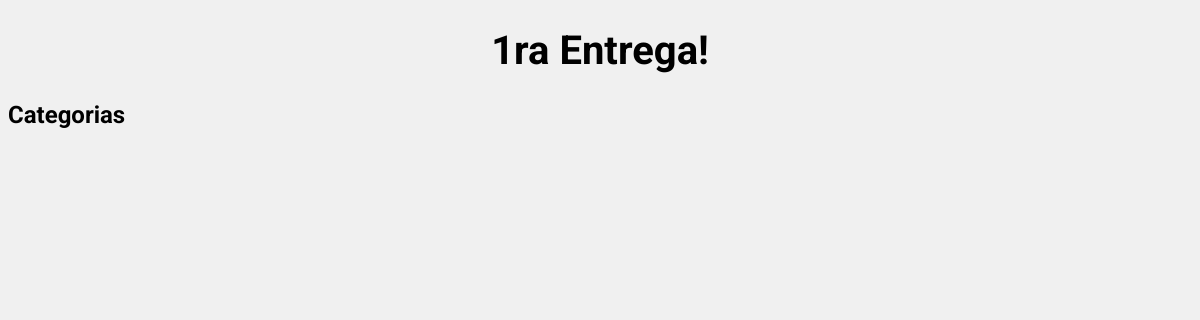
Before: /categorias/ with the older database file.
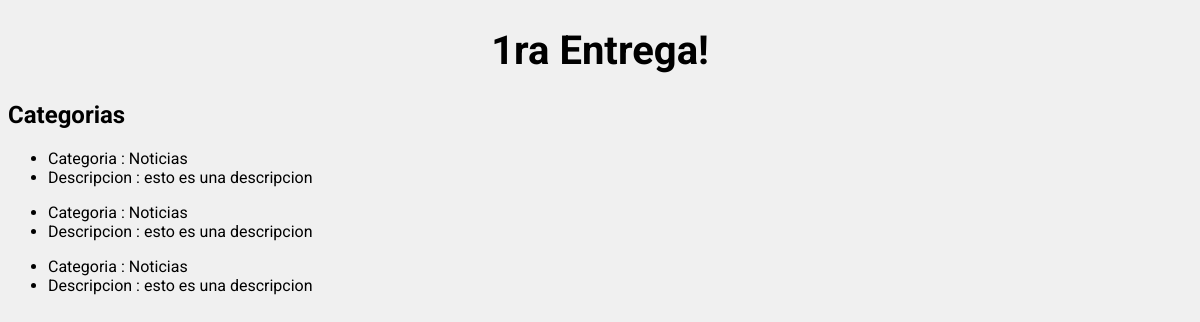
After: the same page with the newer database file.
### Primer_MVT/models.py (models this page shows)
class Categoria(models.Model):
    nombre =  models.CharField(max_length=50, default = "" )
    descripcion =  models.CharField(max_length= 100, default= "")

### Primer_MVT/views.py (the view)
# urls.py: path('categorias/', mostrar_cat), # nueva vista
def mostrar_cat(request):
    lista_cat = Categoria.objects.all()
    return render(request, "scripts/categorias.html", {"lista_cat": lista_cat})

### Primer_MVT/templates/scripts/categorias.html
{% extends 'scripts/saludar.html' %} {% block contenido %}
<h2>Categorias</h2>
{% for categoria in lista_cat %}
<ul>
  <li>Categoria : {{categoria.nombre}}</li>
  <li>Descripcion : {{categoria.descripcion}}</li>
</ul>
{% endfor %} {% endblock %}

Changed rows visible on the page:
added Categoria: nombre "Noticias", descripcion "esto es una descripcion"
added Categoria: nombre "Noticias", descripcion "esto es una descripcion"
added Categoria: nombre "Noticias", descripcion "esto es una descripcion"
